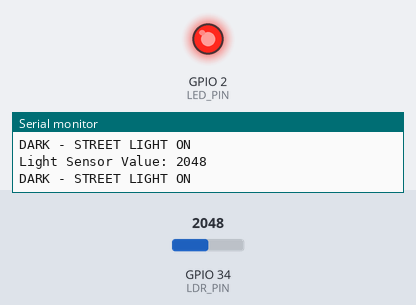
This sketch was run on a simulated ESP32. On the bench: output pins drawn as LEDs (lit = HIGH), the last lines printed to the serial monitor. The test bench sets the inputs (shaded band); at power-on: GPIO 34 (LDR_PIN) = 2048.

Above: at 1.3 s.
1.4 s: GPIO 34 (LDR_PIN) set to 1959
At 2.1 s:
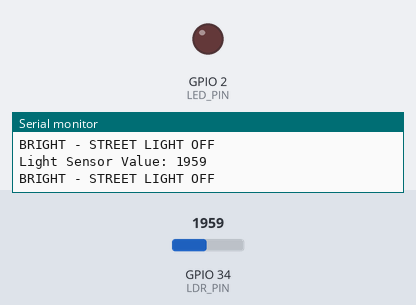
3.0 s: GPIO 34 (LDR_PIN) set to 2040
At 3.3 s:
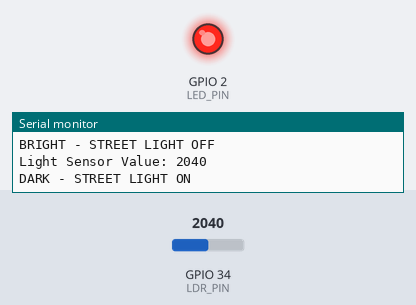
4.5 s: GPIO 34 (LDR_PIN) set to 1960
At 5.7 s:
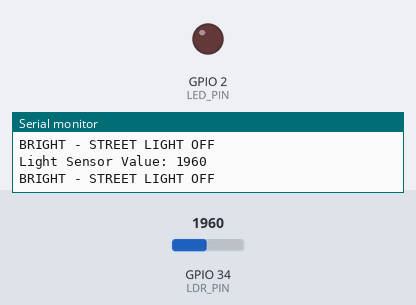
Timing chart, 0 to 7.5 s (numbered marks = the images above; inputs shaded):
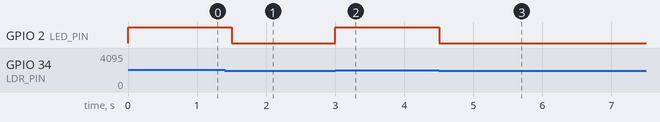

The sketch:

sketch.ino
```cpp
/*
  PROJECT: AUTOMATIC STREET LIGHT
  Board: ESP32
  Author: Simran
  Branch: Electrical and Electronics Engineering
*/

#define LDR_PIN 34
#define LED_PIN 2

int threshold = 2000;

void setup() {
  Serial.begin(115200);

  pinMode(LED_PIN, OUTPUT);
}

void loop() {

  int lightValue = analogRead(LDR_PIN);

  Serial.print("Light Sensor Value: ");
  Serial.println(lightValue);

  if (lightValue > threshold) {

    digitalWrite(LED_PIN, HIGH);
    Serial.println("DARK - STREET LIGHT ON");

  } else {

    digitalWrite(LED_PIN, LOW);
    Serial.println("BRIGHT - STREET LIGHT OFF");

  }

  delay(500);
}
```

Measured:
- the behaviour switches between 2001 and 2000 on GPIO 34 (LDR_PIN) (found by bisection; images 0 and 1)
- after the input at 1.4 s, GPIO 2 (LED_PIN): HIGH → LOW after 0.10 s
- after the input at 3.0 s, GPIO 2 (LED_PIN): LOW → HIGH at once
- after the input at 4.5 s, GPIO 2 (LED_PIN): HIGH → LOW at once
